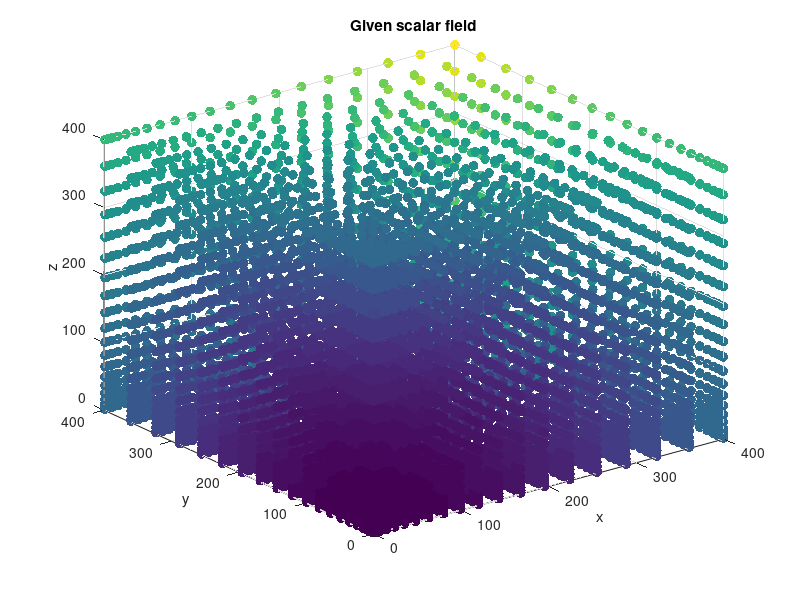

The MATLAB source for this figure: (Note: this script raises an error after producing the figure.)
clc
close all

addpath('../mole_MATLAB')

% Parameters
k = 2;  % Order of accuracy
m = 20; % Number of nodes along x-axis
n = 20; % Number of nodes along y-axis
o = 20; % Number of nodes along z-axis

[X, Y, Z] = meshgrid(1:m, 1:n, 1:o);
X = X.*X;
Y = Y.*Y;
Z = Z.*Z;

C = X.^2+Y.^2+Z.^2; % Given scalar field (on a nodal grid)

% Plot the physical grid
scatter3(X(:), Y(:), Z(:), 50, C(:), 'Filled');
title('Given scalar field')
xlabel('x')
ylabel('y')
zlabel('z')

% Staggered logical grid
[Xs, Ys, Zs] = meshgrid([1 1.5 : 1 : m-0.5 m], [1 1.5 : 1 : n-0.5 n], [1 1.5 : 1 : o-0.5 o]);
% Interpolate scalar field from nodal logical to staggered logical
Cs = interp3(C, Xs, Ys, Zs);
% Reshape the field so it can be multiplied by the operator later on
C_ = reshape(permute(Cs, [2, 1, 3]), [], 1);

% Get 3D curvilinear mimetic gradient
G = grad3DCurv(k, X, Y, Z);

% Apply the operator to the field
TMP = G*C_;
Gx = TMP(1:m*(n-1)*(o-1));
Gy = TMP(m*(n-1)*(o-1)+1:m*(n-1)*(o-1)+(m-1)*n*(o-1));
Gz = TMP(m*(n-1)*(o-1)+(m-1)*n*(o-1)+1:end);

% Reshape for visualization
Gx = permute(reshape(Gx, m, n-1, o-1), [2, 1, 3]);
Gy = permute(reshape(Gy, m-1, n, o-1), [2, 1, 3]);
Gz = permute(reshape(Gz, m-1, n-1, o), [2, 1, 3]);

xslice = 10;
yslice = 10;
zslice = 10;

figure
slice(Gx, xslice, yslice, zslice)
title('Gx')
xlabel('x')
ylabel('y')
zlabel('z')

figure
slice(Gy, xslice, yslice, zslice)
title('Gy')
xlabel('x')
ylabel('y')
zlabel('z')

figure
slice(Gz, xslice, yslice, zslice)
title('Gz')
xlabel('x')
ylabel('y')
zlabel('z')
